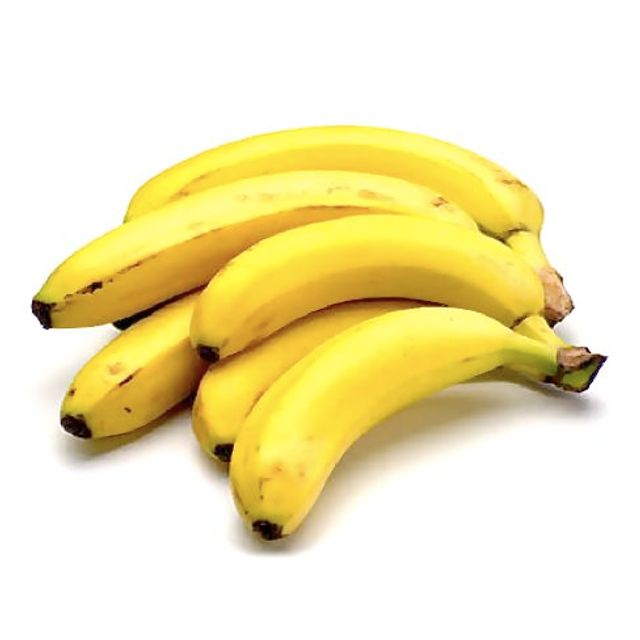
#> input picture Documentacao/banana.jpg, 640 x 640 px
$ python 14.1-contornoBanana.py
#> lines starting #> are read from the running program, lines starting #| are printed output that depends on the picture; after the words box and inside, x2 and y2 are one past the last pixel; in counts of white or black regions, pixels touching at a corner belong together
import cv2
import numpy as np

img = cv2.imread('banana.jpg',0)
#> img: shape (640, 640); min 0, max 255, mean 229.8
cv2.imshow('img-cinza', img)
cv2.waitKey(0)
cv2.destroyAllWindows()

ret,thresh = cv2.threshold(img,127,255,0)
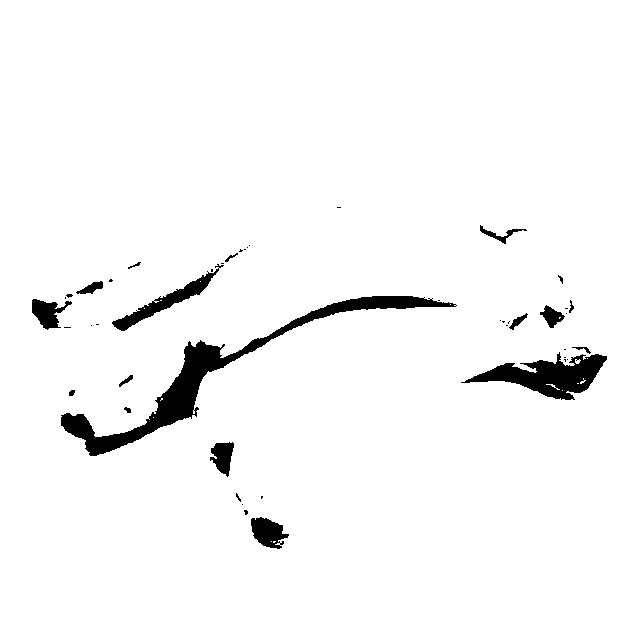
#> thresh: shape (640, 640); 96.6% white; 46 black regions (28 under 20 px)
contours,hierarchy = cv2.findContours(thresh, 1, 2)
#> contours = 73 contours, 50 with area under 20; largest, box (x1, y1, x2, y2) and area: (0, 0, 640, 640) 408321, (60, 295, 457, 457) 7048, (460, 351, 608, 401) 3368, (111, 267, 220, 332) 1404, (250, 516, 290, 550) 820

for cnt in contours:
    x,y,w,h = cv2.boundingRect(cnt)
    img = cv2.rectangle(img,(x,y),(x+w,y+h),(0,255,0),6)
#> this loop made 73 passes
#> (x, y, w, h) on passes 1, 3, 4, 5, 7, 8, 9, 10, 11, 12, 13, 14: (279, 540, 6, 6), (271, 541, 1, 1), (250, 516, 40, 34), (243, 509, 6, 7), (260, 495, 4, 5), (235, 492, 7, 11), (209, 441, 26, 37), (153, 417, 1, 1), (123, 406, 9, 8), (160, 398, 3, 3), (562, 390, 1, 1), (68, 389, 8, 8)
#> (cnt, x, y, w, h) on passes 2, 6, 16, 19, 21, 30: ([[273, 541], [273, 542], [274, 542], [275, 541]], 273, 541, 3, 2), ([[241, 504], [242, 503], [243, 504], [242, 505]], 241, 503, 3, 3), ([[577, 383], [578, 383]], 577, 383, 2, 1), ([[575, 360], [576, 359], [577, 360], [576, 361]], 575, 359, 3, 3), ([[566, 359], [567, 358], [568, 359], [567, 360]], 566, 358, 3, 3), ([[90, 325], [91, 324], [92, 325], [91, 326]], 90, 324, 3, 3)
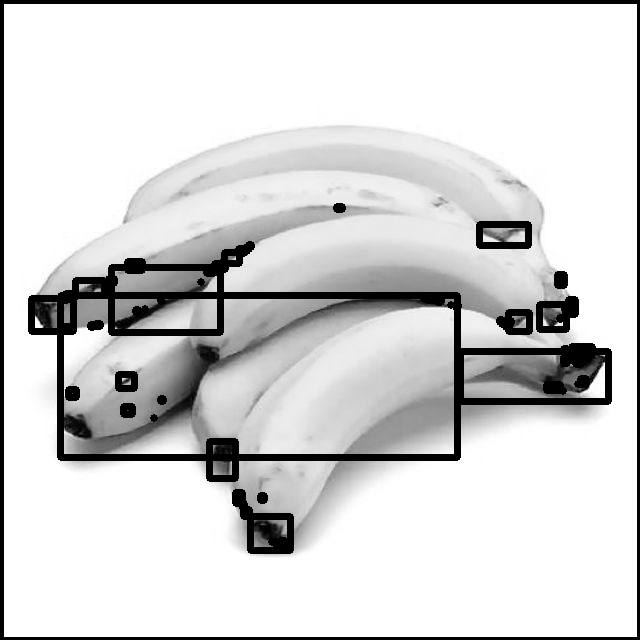
#> img: shape (640, 640); min 0, max 255, mean 214.4

cv2.imshow('img-contornos', img)
cv2.waitKey(0)
cv2.destroyAllWindows()


frame = cv2.imread('banana.jpg')
#> frame is the input picture: shape (640, 640, 3); mean B, G, R 186.8, 231.7, 242.2
kernel = np.ones((5,5),np.uint8)

# Convert BGR to HSV
hsv = cv2.cvtColor(frame, cv2.COLOR_BGR2HSV)
#> hsv: shape (640, 640, 3); mean H, S, V 12.1, 63.9, 242.2
hsv = cv2.medianBlur(hsv,7)
#> hsv: shape (640, 640, 3); mean H, S, V 11.5, 63.8, 242.6

# define range of yellow color in HSV
lower_yellow = np.array([25,50,50])
upper_yellow = np.array([32,255,255])

# Threshold the HSV image to get only yellow colors
mask = cv2.inRange(hsv, lower_yellow, upper_yellow)
#> mask: shape (640, 640); 17.4% white; 17 white regions (6 under 20 px), largest, box (x1, y1, x2, y2) and area: (34, 124, 550, 304) 44772, (248, 308, 573, 488) 20264, (67, 311, 191, 394) 3509
mask = cv2.dilate(mask,kernel,iterations = 1)
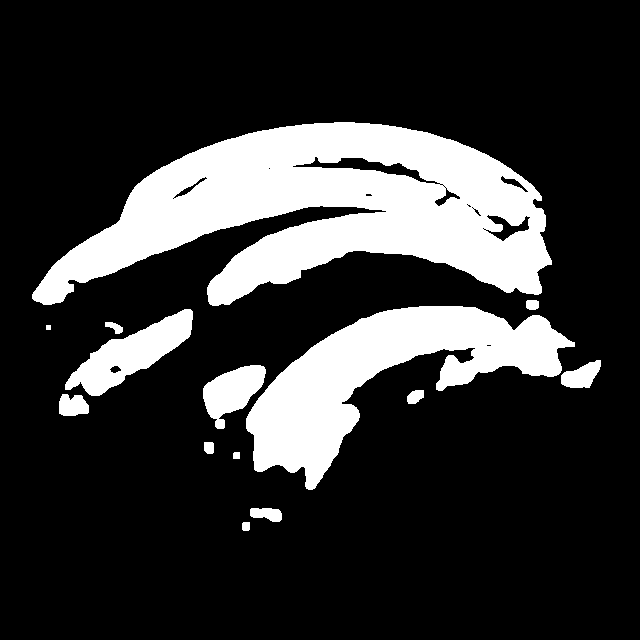
#> mask: shape (640, 640); 20.3% white; 14 white regions

ret,thresh = cv2.threshold(mask,127,255,0)
contours,hierarchy = cv2.findContours(thresh, 1, 2)
#> contours = 35 contours, 15 with area under 20; largest, box (x1, y1, x2, y2) and area: (32, 122, 552, 306) 52334, (246, 306, 575, 490) 22558, (65, 309, 193, 396) 4386, (203, 365, 266, 429) 2150, (292, 156, 441, 185) 1135

for cnt in contours:
    x,y,w,h = cv2.boundingRect(cnt)
    frame = cv2.rectangle(frame,(x,y),(x+w,y+h),(0,255,0),6)
#> this loop made 35 passes
#> (x, y, w, h) on passes 1, 2, 3, 4, 5, 6, 7, 8, 9, 10, 12, 13: (242, 522, 8, 9), (250, 508, 32, 14), (233, 452, 7, 7), (204, 442, 10, 12), (59, 394, 30, 22), (407, 390, 17, 14), (109, 365, 13, 9), (203, 365, 63, 64), (561, 360, 40, 28), (486, 344, 6, 3), (105, 322, 18, 12), (65, 309, 128, 87)
#> (cnt, x, y, w, h) on passes 11, 17, 20, 21, 23, 24: ([[46, 325], [46, 329], [50, 329], [50, 325]], 46, 325, 5, 5), ([[482, 228], [483, 227], [484, 228], [483, 229]], 482, 227, 3, 3), ([[472, 208], [473, 207], [474, 208], [473, 209]], 472, 207, 3, 3), ([[471, 207], [472, 206], [473, 207], [472, 208]], 471, 206, 3, 3), ([[466, 204], [467, 203], [468, 204], [467, 205]], 466, 203, 3, 3), ([[172, 198], [173, 197], [174, 198], [173, 199]], 172, 197, 3, 3)
#> pass 1, `frame = cv2.rectangle(frame,(x,y),(x+w,y+h),(0,255,0),6)`:
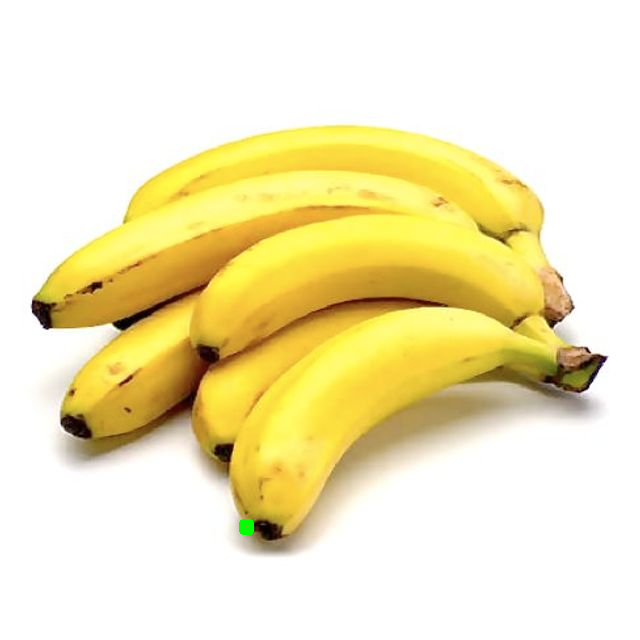
#> frame: shape (640, 640, 3); 0.05% of pixels changed, all inside (x1, y1, x2, y2) = (239, 519, 254, 535)
#> pass 2, `frame = cv2.rectangle(frame,(x,y),(x+w,y+h),(0,255,0),6)`:
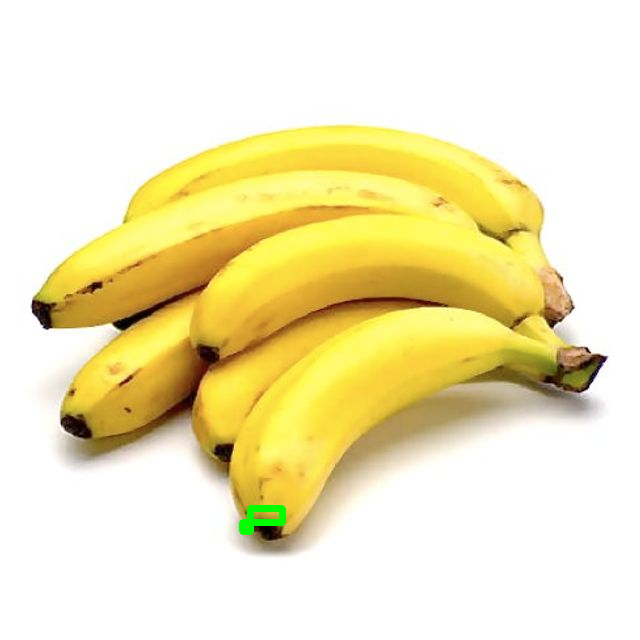
#> frame: shape (640, 640, 3); 0.14% of pixels changed, all inside (x1, y1, x2, y2) = (247, 505, 286, 526)
#> pass 3, `frame = cv2.rectangle(frame,(x,y),(x+w,y+h),(0,255,0),6)`:
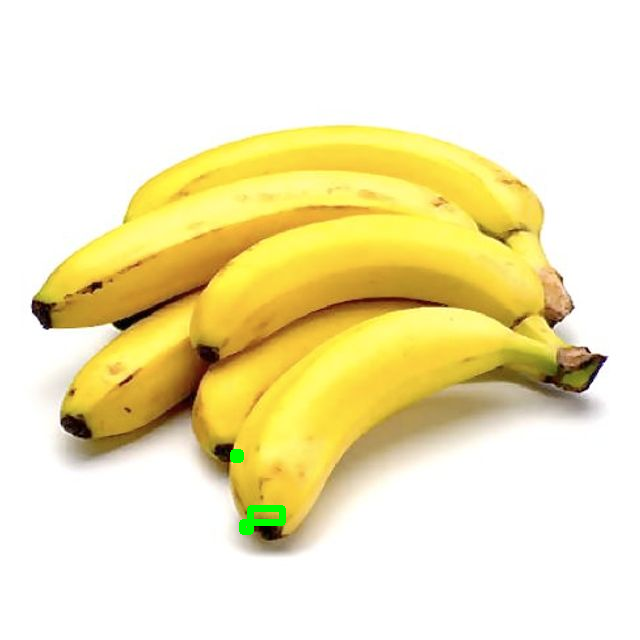
#> frame: shape (640, 640, 3); 0.04% of pixels changed, all inside (x1, y1, x2, y2) = (230, 449, 244, 463)
#> after the loop:
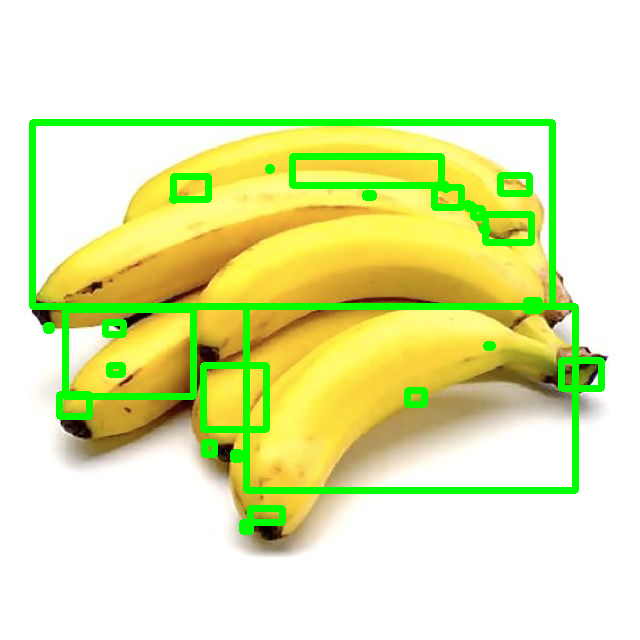
#> frame: shape (640, 640, 3); 6.88% of pixels changed, all inside (x1, y1, x2, y2) = (29, 119, 605, 494)

cv2.imshow('img-contornos', frame)
cv2.waitKey(0)
cv2.destroyAllWindows()
